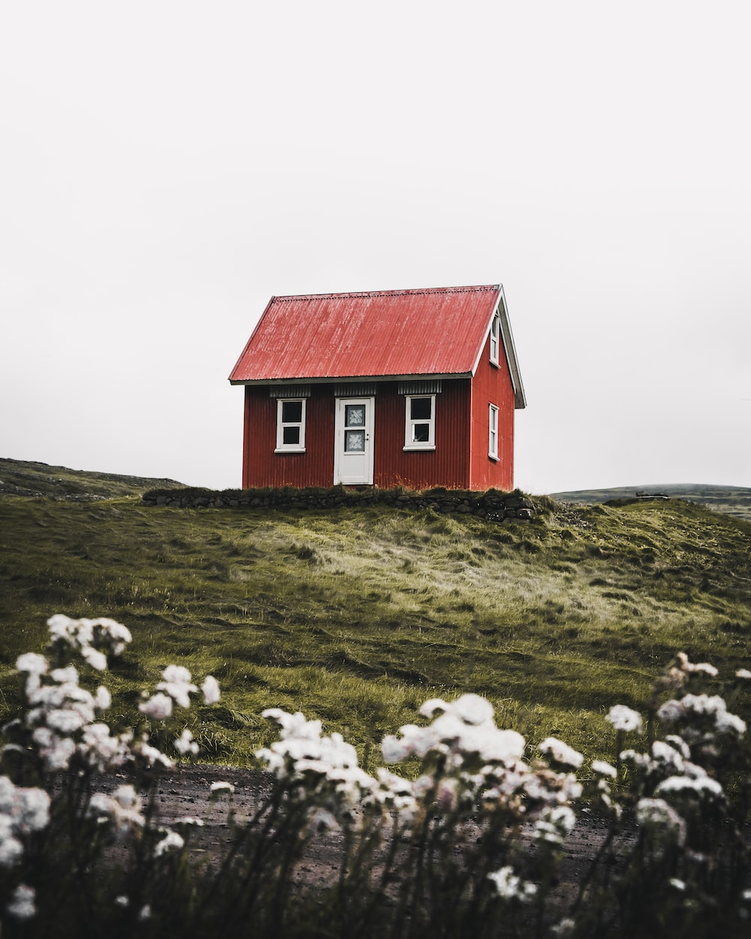
#> input picture New folder/1.png, 751 x 939 px, shrunk from 1000 x 1250 before the run
$ python 1.ContourDetect.py
#> lines starting #> are read from the running program, lines starting #| are printed output that depends on the picture; after the words box and inside, x2 and y2 are one past the last pixel; in counts of white or black regions, pixels touching at a corner belong together
import cv2

image = cv2.imread('1.png')
#> image is the input picture: shape (939, 751, 3); mean B, G, R 142.4, 150, 156.7
# cv2.waitKey(0)

# Grayscale
gray = cv2.cvtColor(image, cv2.COLOR_BGR2GRAY)
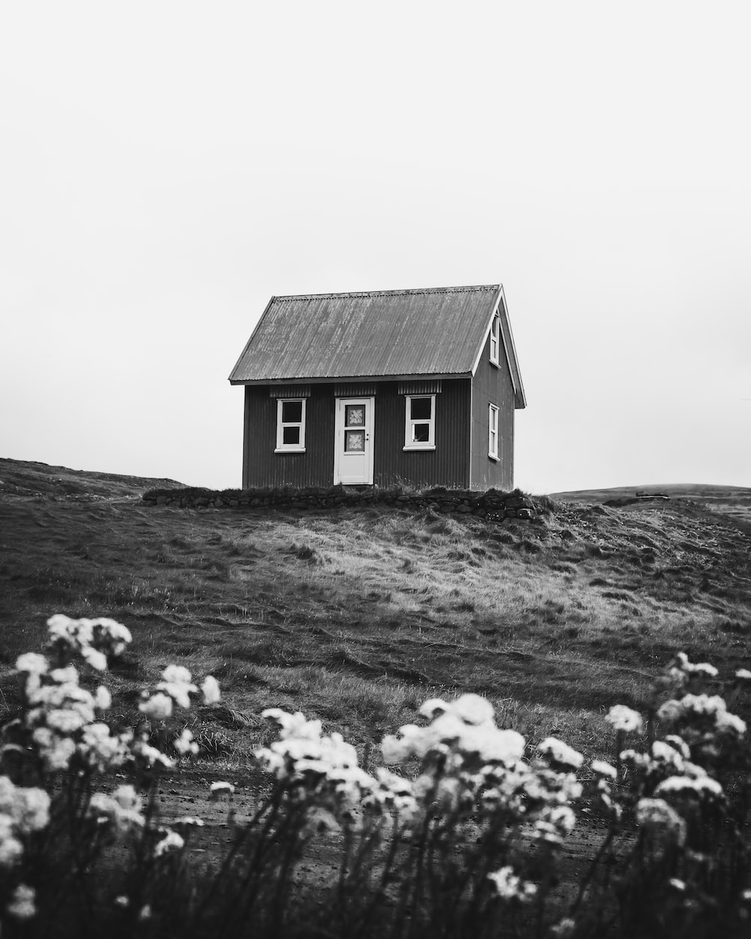
#> gray: shape (939, 751); min 0, max 255, mean 151.3

try:
    # Find Canny edges
    edged = cv2.Canny(gray, 30, 200)
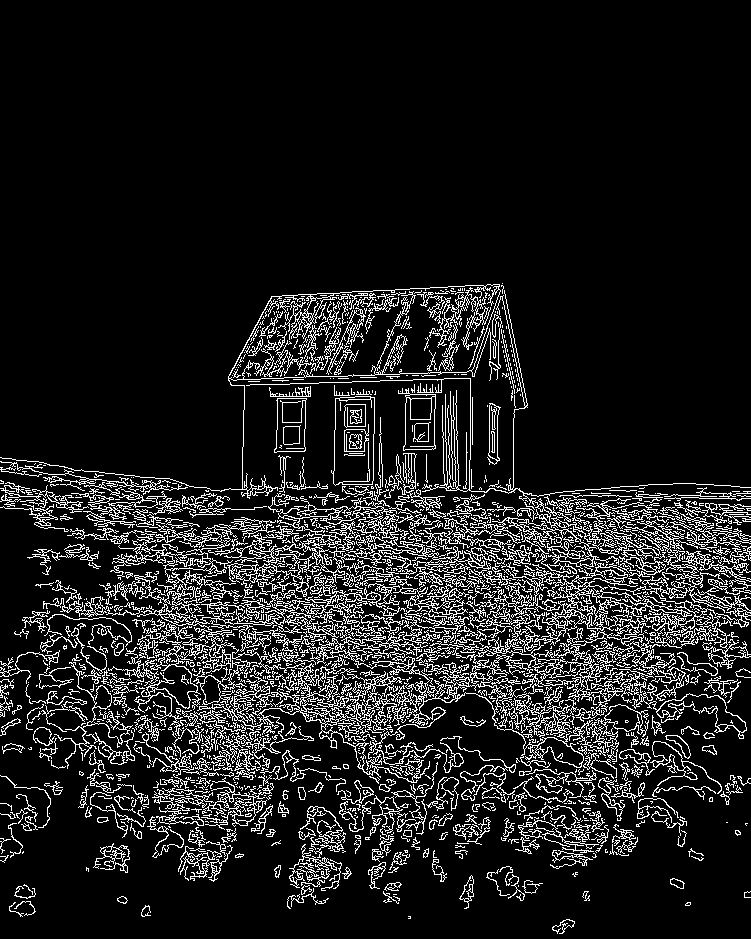
#> edged: shape (939, 751); 11.8% white in thin lines or dots, all inside (x1, y1, x2, y2) = (0, 283, 751, 934)
    # cv2.waitKey(0)

    # Finding Contours
    # Use a copy of the image e.g. edged.copy()
    # since findContours alters the image
    contours, hierarchy = cv2.findContours(edged,cv2.RETR_EXTERNAL, cv2.CHAIN_APPROX_NONE)
#> contours = 1220 contours, 1017 with area under 20; largest, box (x1, y1, x2, y2) and area: (0, 284, 501, 499) 20127, (197, 614, 584, 783) 6664, (430, 563, 692, 722) 6606, (208, 489, 495, 597) 3563, (118, 517, 339, 640) 3538

    cv2.imshow('Canny Edges After Contouring', edged)
    # cv2.waitKey(0)

    print("Number of Contours found = " + str(len(contours)))
#| Number of Contours found = 1220

    # Draw all contours
    # -1 signifies drawing all contours
    cv2.drawContours(image, contours, -1, (0, 255, 0), 3)
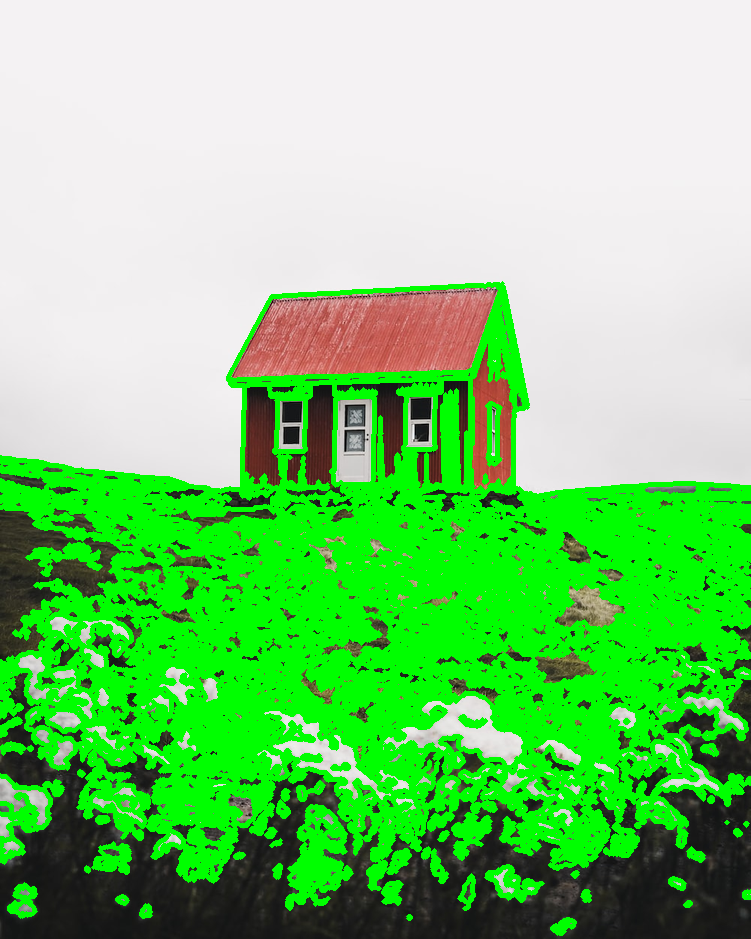
#> image: shape (939, 751, 3); mean B, G, R 119, 204.4, 124.5
except:
    print("Error")
cv2.imshow('Contours', image)
cv2.waitKey(0)
cv2.destroyAllWindows()
